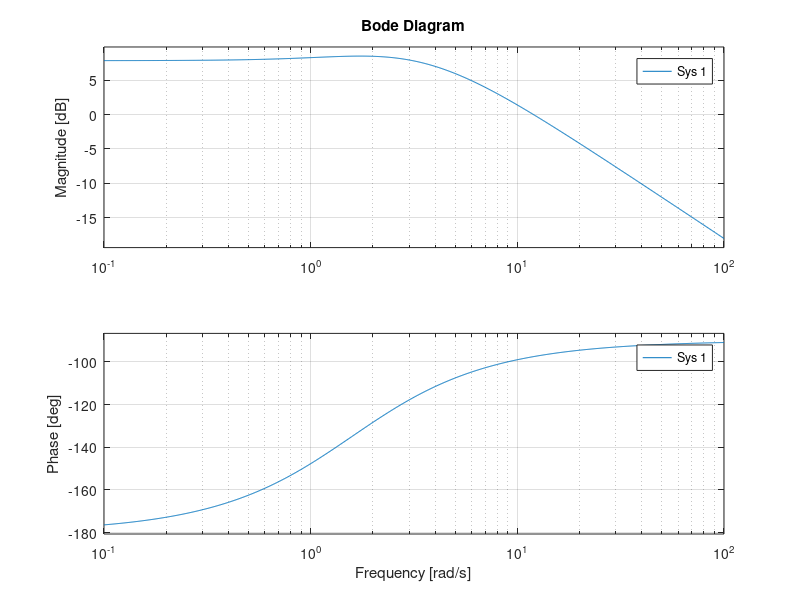
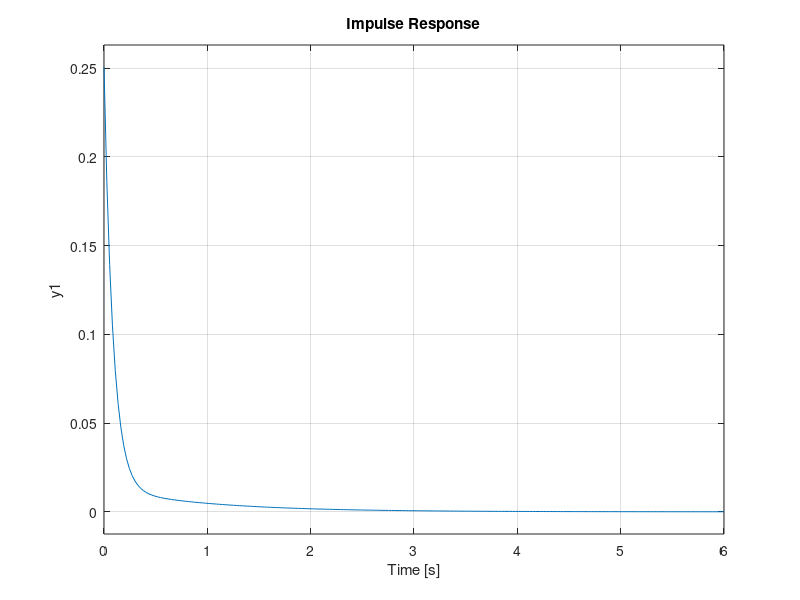

Source code (MATLAB) for these figures, in order:
%this program design the PD controller for balance control using the
%inverted pendulum model
%Author: Jake Chung
%Spring 2020 (COVID19)

clear
close all
clc

%% Define physical parameters.
m = 82; %mass in kg
R = 0.05; %radius of the cylinder in meters
L = 1.83; %length of the cylinder in meters
phi = 80; %angle of the muscle attachment
a = 0.1; %length of the base of the cylinder to the attachment of the muscle m
b = 0.3; %damping of the inverted pendulum
I = 1/4*m*R^2+1/3*m*L^2;
d = a*sind(phi);
g = 9.81;

%% define the transfer function
s = tf('s');
Gp = 1/(I/d*s^2+b/d*s-m/d*g*L/2);

h = figure;
subplot(3,1,1)
bode(Gp)
grid on
%% Design the PD controller by finding the P and D constants
Kd = 11651;
% Kp = 1.583;
KpKd_ratio = 1.583;
Gc = Kd*(KpKd_ratio + s);
G = feedback(Gc*Gp,1);

subplot(3,1,2)
bode(Gc)
grid on

subplot(3,1,3)
bode(Gc*Gp)
grid on

set(h,'Position',[1,41,700,1200]);

hh = figure;
subplot(2,1,1)
pzmap(Gp)
subplot(2,1,2)
impulse(0.02*G)
grid on

set(hh,'Position',[800,41,700,1200]);
%% simulate the response
% endSim = 2;
% t = 0:0.001:endSim;
% u = zeros(1,length(t));
% u(1:round(1/5*length(t))) = 100;
% figure
% lsim(G,u,t)
